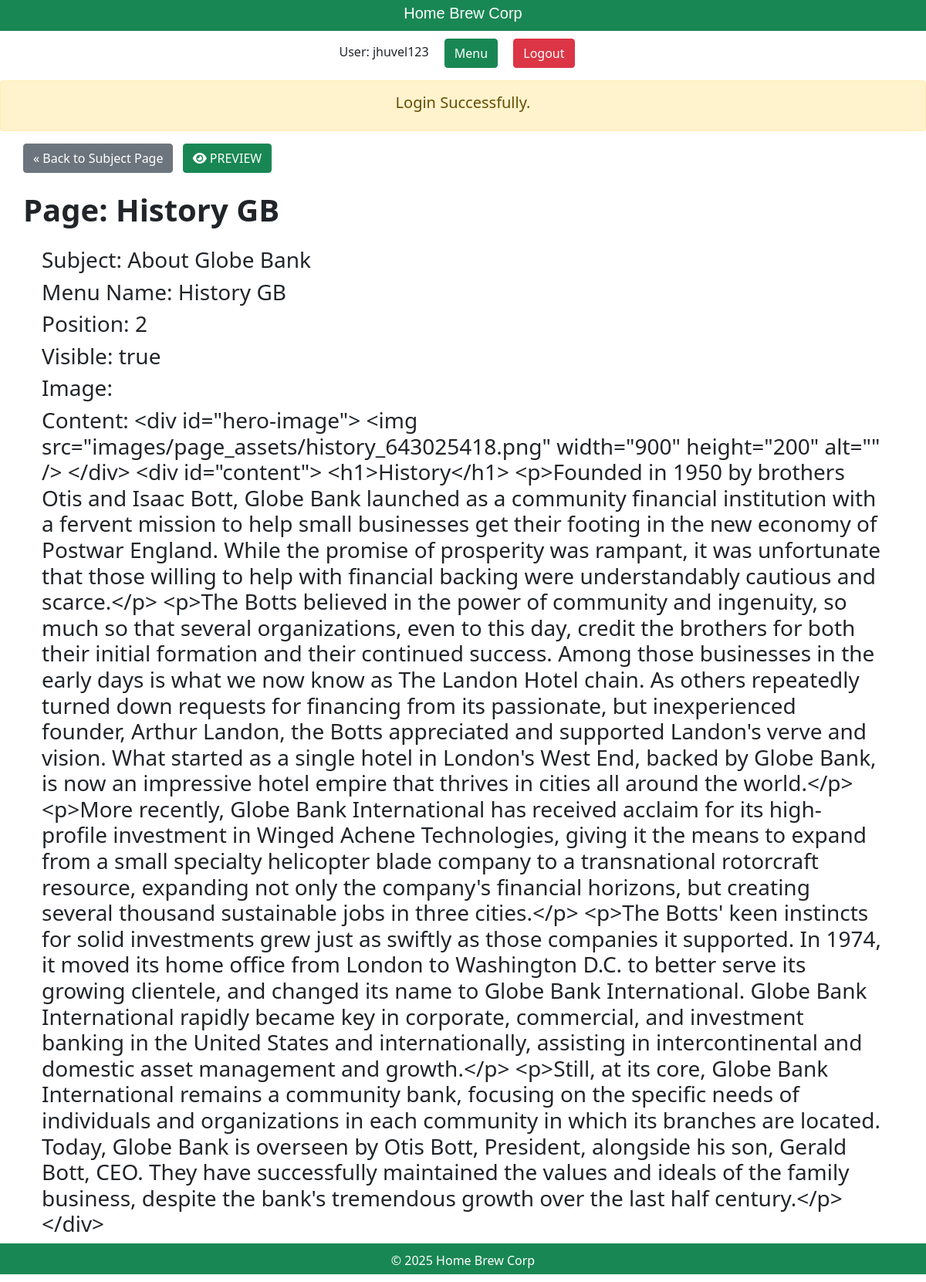
The page /staff/pages/show.php?id=2 (signed in) on the database its author committed.
### tables this page shows
CREATE TABLE `pages` (
  `id` int(11) NOT NULL,
  `subject_id` int(11) DEFAULT NULL,
  `menu_name` varchar(255) DEFAULT NULL,
  `position` int(3) DEFAULT NULL,
  `visible` tinyint(1) DEFAULT NULL,
  `image` varchar(255) NOT NULL,
  `content` text DEFAULT NULL
);

CREATE TABLE `subjects` (
  `id` int(11) NOT NULL,
  `menu_name` varchar(255) DEFAULT NULL,
  `position` int(3) DEFAULT NULL,
  `visible` tinyint(1) DEFAULT NULL
);

### private/database.php (called while the page is built, shortened)
<?php
function db_escape($connection, $string)
{
    return mysqli_escape_string($connection, $string);
}

### private/query_functions.php (called while the page is built, shortened)
<?php
function find_subject_by_id($subject_id, $option = [])
{
    global $db;
    $visible = $option['visible'] ?? false;
    $sql = "SELECT * FROM subjects ";
    $sql .= "WHERE id='" . db_escape($db, $subject_id) . "'";
    $result = mysqli_query($db, $sql);
    $subject = mysqli_fetch_assoc($result);
    return $subject;
}
function find_page_by_id($page_id, $option = [])
{
    global $db;
    $visible = $option['visible'] ?? false;
    $sql = "SELECT * FROM pages ";
    $sql .= "WHERE id='" . db_escape($db, $page_id) . "' ";
    $result = mysqli_query($db, $sql);
    $page = mysqli_fetch_assoc($result);
    return $page;
}

### public/staff/pages/show.php (the view, shortened to what this page needs)
<?php $id = $_GET['id'] ?? '1'; ?>
<?php include(SHARED_PATH . '/staff_header.php'); ?>
<?php $page_title = 'Show Page';
$page = find_page_by_id($id);
$subject = find_subject_by_id($page['subject_id']);
?>
<div id="content">
    <a class="btn btn-secondary" href="<?php echo url_for('/staff/subjects/show.php?id=' . hu($page['subject_id'])) ?>">&laquo; Back to Subject Page</a> <a class="btn btn-success ms-2" href="<?php echo url_for('/index.php?id=' . h($id) . '&preview=true'); ?>" target="_blank"> <i class="fa-solid fa-eye"></i>
        PREVIEW</a>
    <div class="page show">
        <h1 class="my-4 fw-bold">Page: <?php echo h($page['menu_name']); ?></h1>
        <div class="mx-4">
            <h3>Subject: <?php echo h($subject['menu_name']); ?></h3>
            <h3>Menu Name: <?php echo h($page['menu_name']); ?></h3>
            <h3>Position: <?php echo h($page['position']); ?></h3>
            <h3>Visible: <?php echo $page['visible'] === '1' ? 'true' : 'false' ?></h3>
            <h3>Image: <?php echo h($page['image']); ?></h3>
            <h3>Content: <?php echo h($page['content']); ?></h3>
        </div>
    </div>
</div>
<?php include(SHARED_PATH . '/staff_footer.php'); ?>

### public/stylesheets/staff.css (style rules this page uses)
body { margin: 0; padding: 0; }
#content { width: auto; min-height: 650px; padding: 0 30px; }

### rows shown on the page
pages: menu_name "History GB", position "2", content "<div id=\"hero-image\"> <img src=\"images/page_assets/history_643025418.png\" width=\"900\" height=\"200\" alt=\"\" /> </div> <div id=\"content\"> <h1>History</h1> <p>Founded in 1950 by brothers Otis and Isaac Bott, Globe Bank launched as a community financial institution with a fervent mission to help small businesses get their footing in the new economy of Postwar England. While the promise of prosperity was rampant, it was unfortunate that those willing to help with financial backing were understandably cautious and scarce.</p> <p>The Botts believed in the power of community and ingenuity, so much so that several organizations, even to this day, credit the brothers for both their initial formation…"
subjects: menu_name "About Globe Bank"

### other values the page prints
$_SESSION['username'] "jhuvel123"
$message "Login Successfully."
